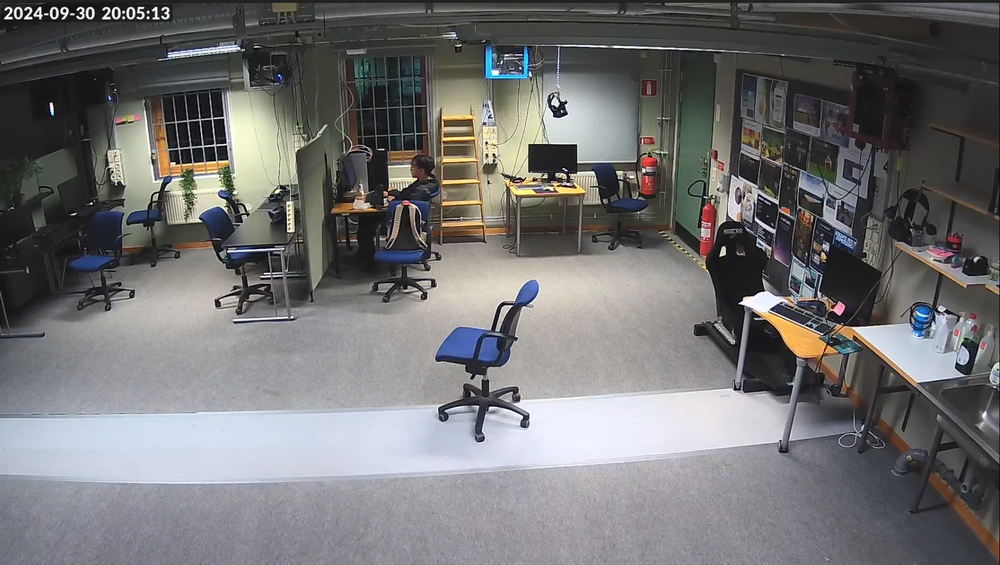
#> input picture image1.png, 1000 x 565 px, shrunk from 1806 x 1021 before the run
$ python main.py
#> lines starting #> are read from the running program, lines starting #| are printed output that depends on the picture
import json
import cv2
import numpy as np
import matplotlib.pyplot as plt

# 读取相机参数
def load_camera_parameters(json_file):
    with open(json_file, 'r') as f:
        cameras = json.load(f)
    return cameras

# 读取相机内外参数
def get_camera_matrices(cameras):
    K_matrices = []
    R_matrices = []
    t_vectors = []

    for camera in cameras:
        # 提取内参矩阵 K
        K = np.array(camera['intrinsic'], dtype=np.float64)
        K_matrices.append(K)

        # 提取外参矩阵（旋转和平移）
        extrinsic = np.array(camera['extrinsic'], dtype=np.float64)
        R = extrinsic[:, :3]  # 旋转部分
        t = extrinsic[:, 3]   # 平移部分

        R_matrices.append(R)
        t_vectors.append(t)

    return K_matrices, R_matrices, t_vectors

# 绘制带有特征点的 2D 图像
def draw_keypoints(image, keypoints):
    image_with_keypoints = cv2.drawKeypoints(image, keypoints, None, color=(0, 255, 0))
    return image_with_keypoints


# 加载三幅图像
image1 = cv2.imread('image1.png', cv2.IMREAD_GRAYSCALE)
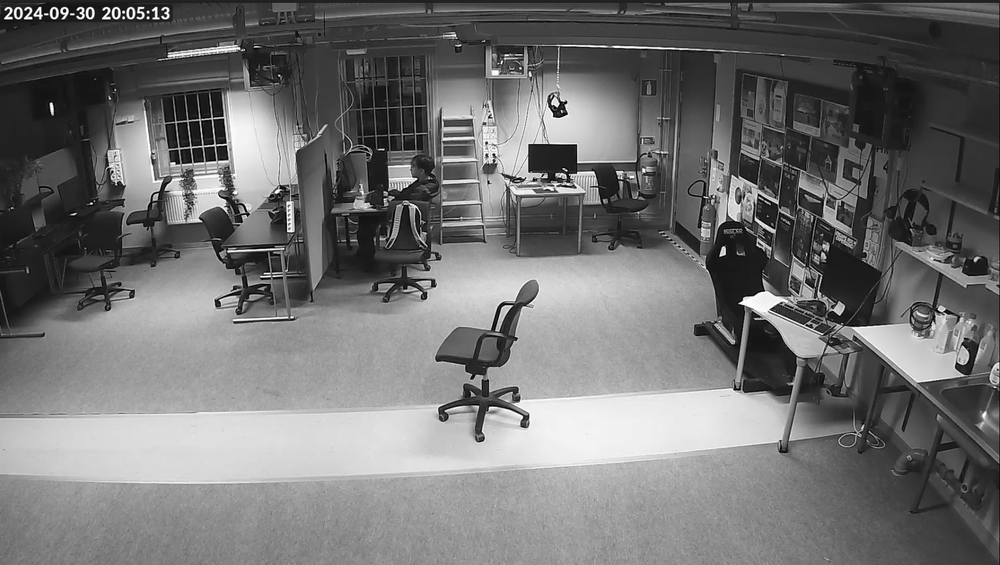
#> image1: shape (565, 1000); min 0, max 255, mean 113.1
image2 = cv2.imread('image2.png', cv2.IMREAD_GRAYSCALE)
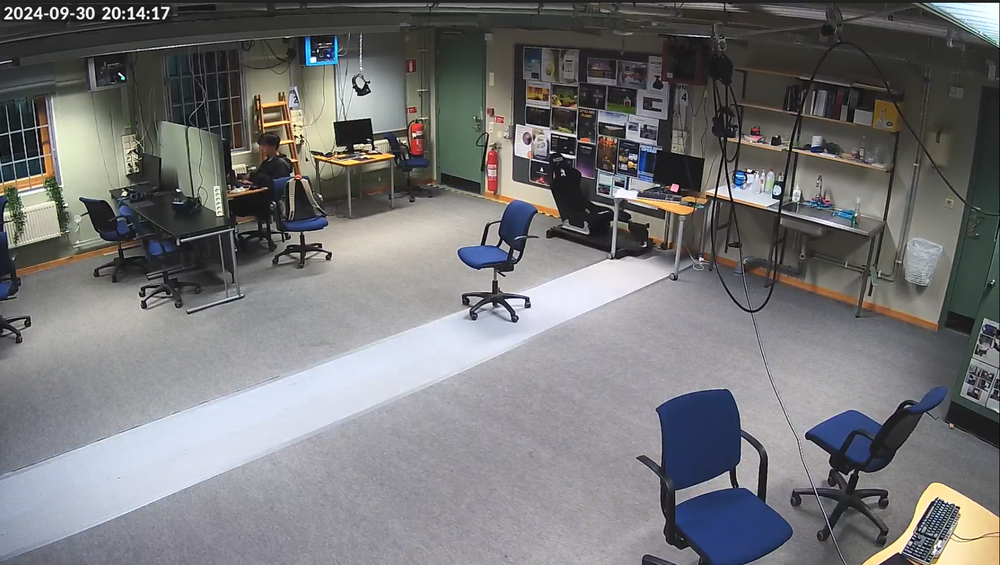
#> input picture image2.png, 1000 x 565 px, shrunk from 1806 x 1021 before the run
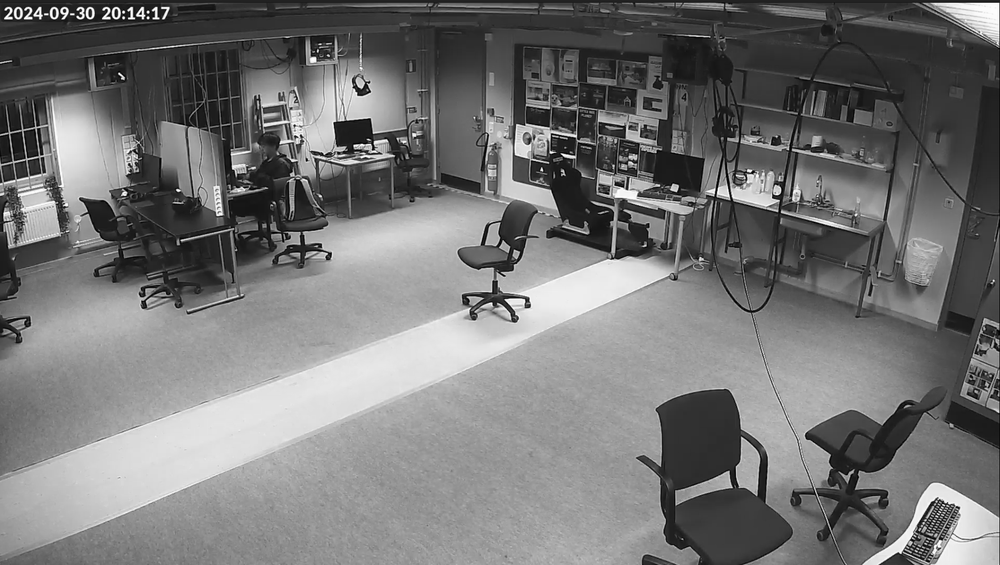
#> image2: shape (565, 1000); min 0, max 255, mean 117.1
image3 = cv2.imread('image3.png', cv2.IMREAD_GRAYSCALE)
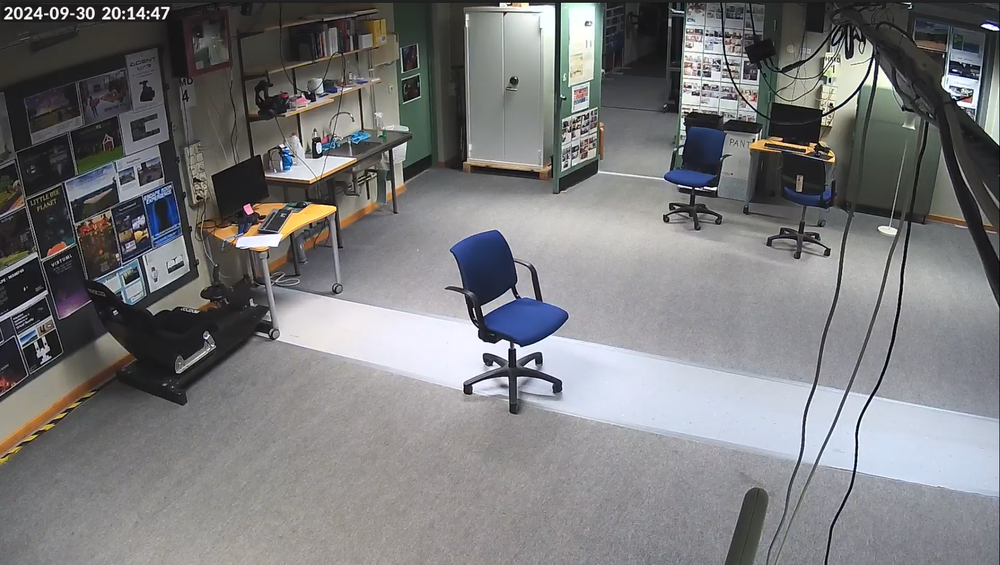
#> input picture image3.png, 1000 x 565 px, shrunk from 1806 x 1021 before the run
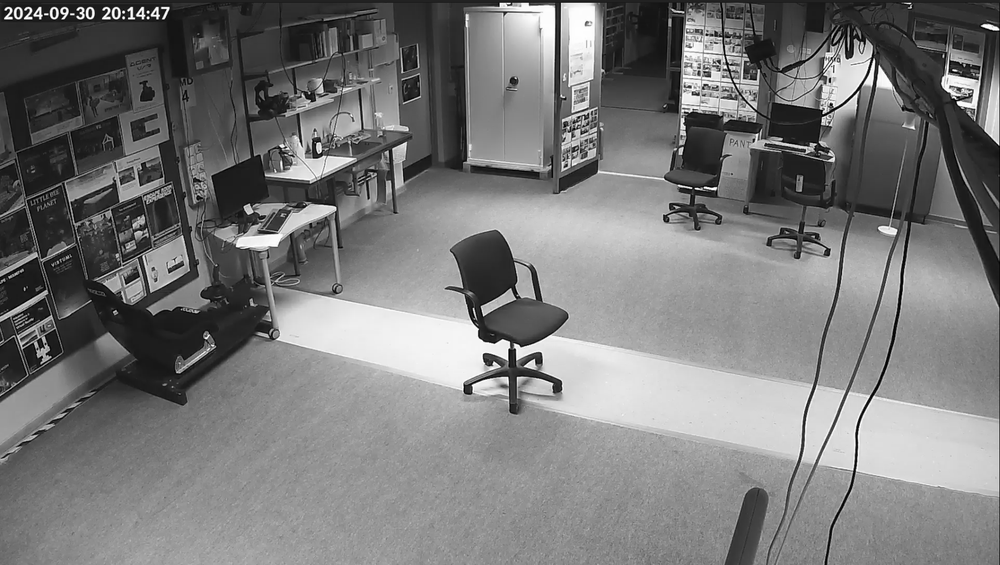
#> image3: shape (565, 1000); min 0, max 255, mean 120.6

# 提取相机参数
cameras = load_camera_parameters('extrinsic.ikdc.20240927.1.json')
#> (the run stopped early here; a loop or call above may not have finished)
